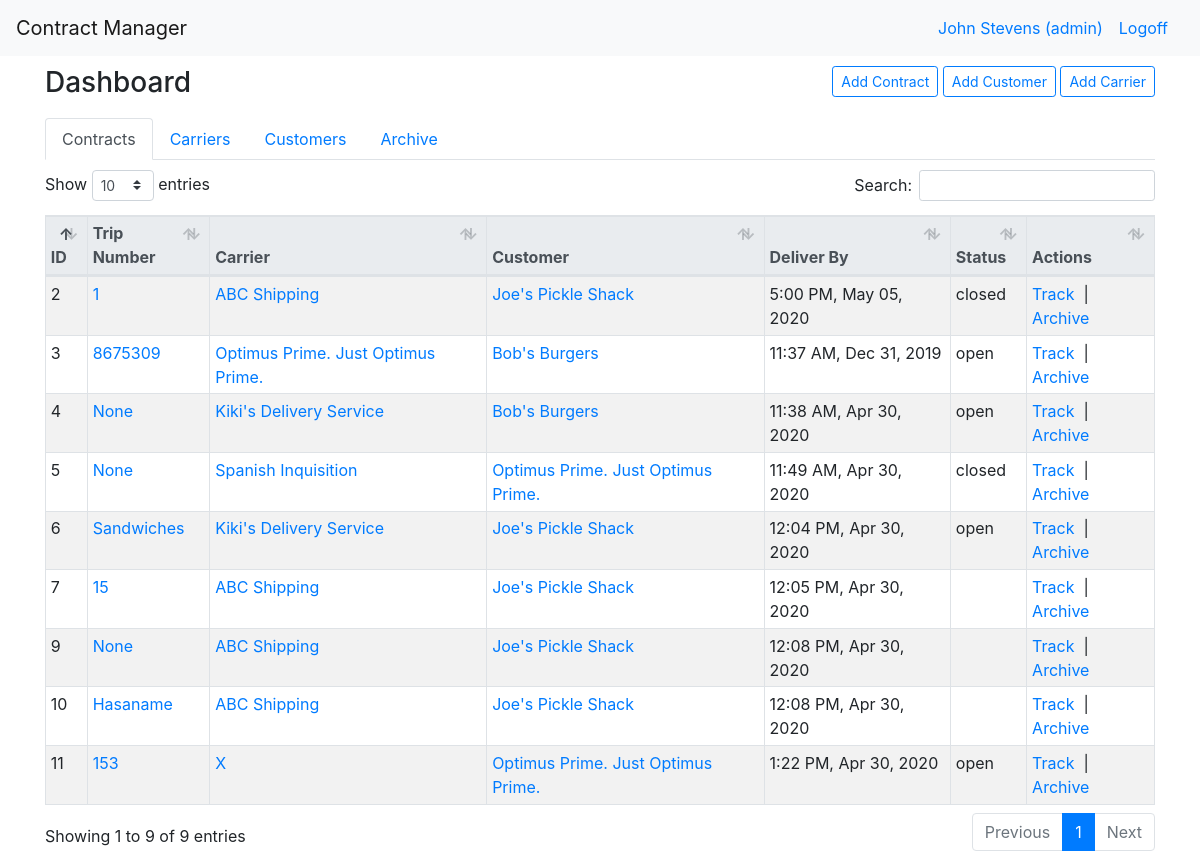
Before: /dashboard (signed in) with the older database file.
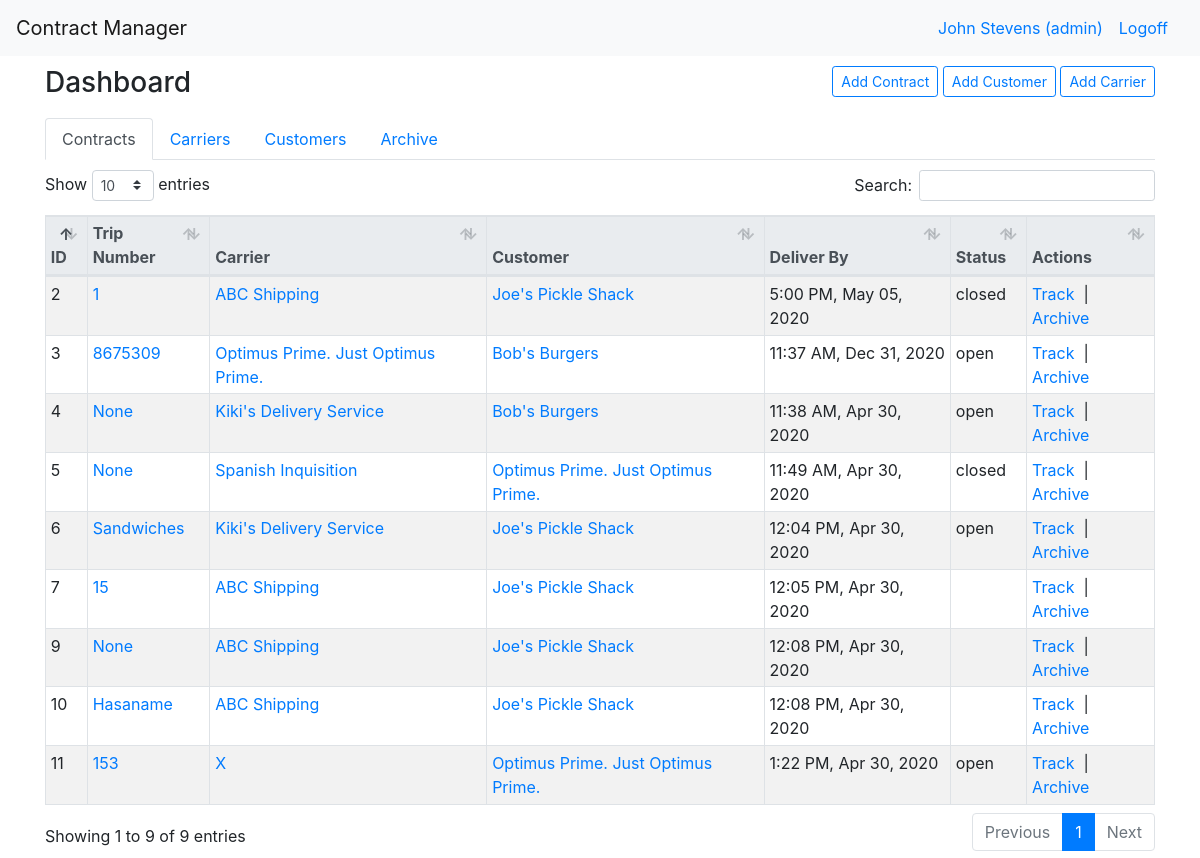
After: the same page with the newer database file.
### manager_app/models.py (models this page shows)
class Contract(models.Model):
    trip_number= models.CharField(max_length=45, null=True)
    archived= models.BooleanField(default=False)
    status= models.CharField(max_length=255)
    carrier_cost= models.DecimalField(decimal_places= 2, max_digits=8,  default=Decimal(0))
    customer_price= models.DecimalField(decimal_places= 2,max_digits=8, default=Decimal(0))
    customer = models.ForeignKey(Customer, related_name="contracts", on_delete=models.SET_NULL, blank=True, null=True)
    carrier = models.ForeignKey(Carrier, related_name="contracts", on_delete=models.SET_NULL, blank=True, null=True)
    pick_up_time= models.DateTimeField()
    delivery_time= models.DateTimeField()
    created_at= models.DateTimeField(auto_now_add=True)
    updated_at= models.DateTimeField(auto_now=True)

class Carrier(models.Model):
    archived= models.BooleanField(default=False)
    name= models.CharField(max_length=255)
    website= models.CharField(max_length=255, null=True)
    address=models.OneToOneField(Address, related_name="carrier_address", on_delete=models.CASCADE, null=True)
    completed_contracts= models.IntegerField(default=0)
    open_contracts= models.IntegerField(default=0)
    email= models.CharField(max_length=255)
    created_at= models.DateTimeField(auto_now_add=True)
    updated_at= models.DateTimeField(auto_now=True)

class Customer(models.Model):
    archived= models.BooleanField(default=False)
    name= models.CharField(max_length=255)
    website= models.CharField(max_length=255)
    address=models.OneToOneField(Address, related_name="customer_address", on_delete=models.CASCADE, null=True)
    completed_contracts= models.IntegerField(default=0)
    open_contracts= models.IntegerField(default=0)
    email= models.CharField(max_length=255)
    created_at= models.DateTimeField(auto_now_add=True)
    updated_at= models.DateTimeField(auto_now=True)

### manager_app/views.py (the view, shortened to what this page needs)
# urls.py: path("", views.index, name="home"),
def index(request):
    if "user_id" not in request.session:
        return redirect("/")
    elif request.session["user_id"] == None:
        return redirect("/")
    """
    GET -> Renders dashboard.html
    POST -> Handles the following requests:
      a. Create Customer
      b. Create Carrier
      c. Create Contract
    """
    if request.POST:
        display_post(request)
        try:
            request.POST["add_carrier"]
            if request.POST['name'] == "":
                carrier_name = "Nameless"
            else:
                carrier_name = request.POST['name']
            carrier_address = models.Address.objects.create(
                name=request.POST["name"],
                street=request.POST["street_address"],
                city=request.POST["city"],
                state=request.POST["state"],
                zip_code=request.POST["zip_code"]
            )
            carrier = models.Carrier.objects.create(
                name = carrier_name,
                website = request.POST["website"],
                email = request.POST["email"],
                address = carrier_address
            )
            carrier_phone_number = models.PhoneNumber.objects.create(
                number_type = request.POST["number_type"],
                number = request.POST["phone_number"],
                carrier = carrier
            )
            comment = models.Comment.objects.create(
                content = request.POST["comments"],
                user = logged_user(request),
                carrier = carrier,
            )
            carrier.save()
            carrier_address.save()
            carrier_phone_number.save()
            comment.save()
            print("Customer successfully entered into the database")
            return redirect(f"/dashboard/carrier/{carrier.id}")
        except KeyError:
            pass
        try:
            request.POST["add_customer"]
            if request.POST['name'] == "":
                customer_name = "Nameless"
            else:
                customer_name = request.POST['name']
            customer_address = models.Address.objects.create(
                name=request.POST["name"],
                street=request.POST["street_address"],
                city=request.POST["city"],
                state=request.POST["state"],
                zip_code=request.POST["zip_code"]
            )
            customer = models.Customer.objects.create(
                name = request.POST["name"],
                website = request.POST["website"],
                email = request.POST["email"],
                address = customer_address
            )
            customer_phone_number = models.PhoneNumber.objects.create(
                number_type = request.POST["number_type"],
                number = request.POST["phone_number"],
                customer = customer
            )
            comment = models.Comment.objects.create(
                content = request.POST["comments"],
                user = logged_user(request),
                customer = customer,
            )
            customer.save()
            customer_address.save()
            customer_phone_number.save()
            comment.save()
            print("Customer successfully entered into the database")
            return redirect(f"/dashboard/customer/{customer.id}")
        except KeyError:
            pass
        try:
            request.POST["add_contract"]
            pick_up_address = models.Address.objects.create(
                name = "Pickup address",
                street = request.POST["pickup_street_address"],
                city = request.POST["pickup_city"],
                state = request.POST["pickup_state"],
                zip_code = request.POST["pickup_zip_code"]
            )
            delivery_address = models.Address.objects.create(
                name = "Delivery address",
                street = request.POST["delivery_street_address"],
                city = request.POST["delivery_city"],
                state = request.POST["delivery_state"],
                zip_code = request.POST["delivery_zip_code"]
            )
            customers = models.Customer.objects.filter(name=request.POST["customer"])
            carriers = models.Carrier.objects.filter(name=request.POST["carrier"])
            if customers:
                customer = customers[0]
                customer.open_contracts += 1
                customer.save()
            else:
                customer = models.Customer.objects.first()
            if carriers:
                carrier = carriers[0]
                carrier.open_contracts += 1
                carrier.save()
            else:
                carrier = models.Carrier.objects.first()
            if request.POST["customer_cost"] != "":
                customer_price = Decimal(float(request.POST["customer_cost"]))
            else:
                customer_price = Decimal(0)
            if request.POST["carrier_cost"] != "":
                carrier_cost = Decimal(float(request.POST["carrier_cost"]))
            else:
                carrier_cost = Decimal(0)
            try:
                pick_up_time = datetime.datetime.strptime(request.POST["pickup_date"] + " " + request.POST["pickup_time"], "%m/%d/%Y %H:%M")
            except ValueError:
                pick_up_time = datetime.datetime.now()
            try:
                delivery_time = datetime.datetime.strptime(request.POST["delivery_date"] + " " + request.POST["delivery_time"], "%m/%d/%Y %H:%M")
            except ValueError:
                delivery_time = datetime.datetime.now()
            if request.POST["contract_name"] == "":
                trip_number="None"
            else:
                trip_number= request.POST["contract_name"]
            contract = models.Contract.objects.create(
                trip_number = trip_number,
                status = request.POST["status"],
                customer = customer,
                carrier = carrier,
                customer_price = customer_price,
                carrier_cost = carrier_cost,
                pick_up_time = pick_up_time,
                delivery_time = delivery_time
            )
            comment = models.Comment.objects.create(
                content = request.POST["comments"],
                user = logged_user(request),
                contract = contract
            )
            route = models.Route.objects.create(
                start = pick_up_address,
                end = delivery_address,
                contract = contract
            )
            contract.save()
            comment.save()
            route.save()
            pick_up_address.save()
            delivery_address.save()
            print("Contract successfully added to the database")
            return redirect(f"/dashboard/contract/{contract.id}")
        except KeyError:
            pass
        try:
            request.POST["archive_contract"]
            contract = Contract.objects.filter(id=int(request.POST["archive_contract_id"]))[0]
            contract.archived = True
            contract.save()
            return redirect("/dashboard")
        except KeyError:
            pass
        try:
            request.POST["restore_contract"]
            contract = Contract.objects.filter(id=int(request.POST["restore_contract_id"]))[0]
            contract.archived = False
            contract.save()
            return redirect("/dashboard")
        except KeyError:
            pass
        try:
            request.POST["delete_contract"]
            contract = Contract.objects.filter(id=int(request.POST["delete_contract_id"]))[0]
            user_data = {
                "email": logged_user(request).email,
                "password": request.POST["password"]
            }
            errors = User.objects.login_validations(user_data)
            if len(errors) > 0:
                print("Invalid Password")
                return redirect("/dashboard")
            else:
                print("deleting...")
                contract.delete()
                return redirect("/dashboard")
        except KeyError:
            pass
        try:
            request.POST["archive_carrier"]
            carrier = models.Carrier.objects.filter(id=int(request.POST["archive_carrier_id"]))[0]
            carrier.archived = True
            carrier.save()
            return redirect("/dashboard")
        except KeyError:
            pass
        try:
            request.POST["restore_carrier"]
            carrier = models.Carrier.objects.filter(id=int(request.POST["restore_carrier_id"]))[0]
            carrier.archived = False
            carrier.save()
            return redirect("/dashboard")
        except KeyError:
            pass
        try:
            request.POST["delete_carrier"]
            carrier = models.Carrier.objects.filter(id=int(request.POST["delete_carrier_id"]))[0]
            user_data = {
                "email": logged_user(request).email,
                "password": request.POST["password"]
            }
            errors = User.objects.login_validations(user_data)
            if len(errors) > 0:
                print("Invalid Password")
                return redirect("/dashboard")
            else:
                carrier.delete()
                return redirect("/dashboard")
        except KeyError:
            pass
        try:
            request.POST["archive_customer"]
            customer = models.Customer.objects.filter(id=int(request.POST["archive_customer_id"]))[0]
            customer.archived = True
            customer.save()
            return redirect("/dashboard")
        except KeyError:
            pass
        try:
            request.POST["restore_customer"]
            customer = models.Customer.objects.filter(id=int(request.POST["restore_customer_id"]))[0]
            customer.archived = False
            customer.save()
            return redirect("/dashboard")
        except KeyError:
            pass
        try:
            request.POST["delete_customer"]
            customer = models.Customer.objects.filter(id=int(request.POST["delete_customer_id"]))[0]
            user_data = {
                "email": logged_user(request).email,
                "password": request.POST["password"]
            }
            errors = User.objects.login_validations(user_data)
            if len(errors) > 0:
                print("Invalid Password")
                return redirect("/dashboard")
            else:
                customer.delete()
                return redirect("/dashboard")
        except KeyError:
            pass
    else:
        context = {
            "user": logged_user(request),
            "carriers": models.Carrier.objects.filter(archived=False),
            "customers": models.Customer.objects.filter(archived=False),
            "contracts": models.Contract.objects.filter(archived=False),
            "archived_contracts": models.Contract.objects.filter(archived=True),
            "archived_carriers": models.Carrier.objects.filter(archived=True),
            "archived_customers": models.Customer.objects.filter(archived=True)
        }
        return render(request, "dashboard.html", context)

### manager_app/views.py (called while the page is built)
def logged_user(request):
    return User.objects.filter(id=request.session["user_id"])[0]

### manager_app/templates/dashboard.html (shortened to what the changed rows need)
<!doctype html>
<html lang="en">
  <head>
    {% load static %}
    <link rel="stylesheet" type="text/css" href="{% static 'bootstrap.css' %}">
    <link rel="stylesheet" href="{% static 'dataTables.bootstrap4.min.css' %}">
  </head>
  <body>
    <div class="container">
     <div class="row">
      <div class="col-12 table_nav">
        <div class="tab-content" id="myTabContent">
          <div class="tab-pane fade show active" id="contracts" role="tabpanel" aria-labelledby="home-tab">
            <table class="table table-sm table-hover table-striped table-bordered table-responsive-lg" id="contracts_datatable">
              <thead class ="thead-light">
                <tr>
                  <th>ID</th>
                  <th>Trip Number</th>
                  <th>Carrier</th>
                  <th>Customer</th>
                  <th>Deliver By</th>
                  <th>Status</th>
                  <th>Actions</th>
                </tr>
              </thead>
              <tbody>
                {% for contract in contracts %}
                <tr>
                  <td>{{contract.id}}</td>
                  <td><a href="/dashboard/contract/{{ contract.id }}">{{contract.trip_number}}</a></td>
                  <td><a href="/dashboard/carrier/{{ contract.carrier.id }}">{{contract.carrier.name}}</a></td>
                  <td><a href="dashboard/customer/{{ contract.customer.id }}">{{contract.customer.name}}</a></td>
                  <td>{{contract.delivery_time|date:"g:i A, M d, Y"}}</td>
                  <td>{{contract.status}}</td>
                  <td>
                    <a href="" class="track_contract_link"
                      data-toggle="modal"
                      data-contract-id="{{contract.id}}"
                      data-contract-trip-number="{{contract.trip_number}}"
                      data-contract-status="{{contract.status}}"
                      data-contract-carrier="{{contract.carrier.name}}"
                      data-contract-customer="{{contract.customer.name}}"
                      data-contract-start-address="{{contract.route.start.street}} {{contract.route.start.city}}, {{contract.route.start.state}} {{contract.route.start.zip_code}}"
                      data-contract-end-address="{{contract.route.end.street}} {{contract.route.end.city}}, {{contract.route.end.state}} {{contract.route.end.zip_code}}"
                      data-contract-start-time="{{contract.pick_up_time|date:'g:i A, M d, yy'}}"
                      data-contract-end-time="{{contract.delivery_time|date:'g:i A, M d, yy'}}"
                      data-target="#track_modal">
                    Track
                    </a>&nbsp|
                    <a href="" class="archive_contract_link" data-toggle="modal" data-contract-id="{{contract.id}}" data-target="#archive_modal">Archive</a>
                  </td>
                </tr>
                {% endfor %}
              </tbody>
            </table>
          </div>
        </div>
              </div>
              </div>
              </div>
    <link rel="stylesheet" href="https://cdnjs.cloudflare.com/ajax/libs/tempusdominus-bootstrap-4/5.0.1/css/tempusdominus-bootstrap-4.min.css" />
    <link href="https://unpkg.com/gijgo@1.9.13/css/gijgo.min.css" rel="stylesheet" type="text/css" />
  </body>
</html>

Changed rows visible on the page:
changed Contract id 3: delivery_time "11:37 AM, Dec 31, 2019" → "11:37 AM, Dec 31, 2020"
